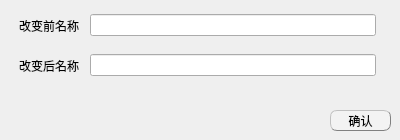
<?xml version="1.0" encoding="UTF-8"?>
<ui version="4.0">
 <class>ChangeDptDialog</class>
 <widget class="QWidget" name="ChangeDptDialog">
  <property name="geometry">
   <rect>
    <x>0</x>
    <y>0</y>
    <width>400</width>
    <height>140</height>
   </rect>
  </property>
  <property name="windowTitle">
   <string>Form</string>
  </property>
  <widget class="QPushButton" name="saveBtn">
   <property name="geometry">
    <rect>
     <x>330</x>
     <y>110</y>
     <width>61</width>
     <height>21</height>
    </rect>
   </property>
   <property name="styleSheet">
    <string notr="true">QPushButton{background-color: rgb(243, 243, 243);border:0.5px groove gray;border-radius:7px;padding:2px 4px;border-style: outset;}
QPushButton:hover{background-color:rgb(229, 241, 251); color: black;}
QPushButton:pressed{background-color:rgb(191, 190, 192);border-style: inset;}</string>
   </property>
   <property name="text">
    <string>确认</string>
   </property>
  </widget>
  <widget class="QWidget" name="layoutWidget">
   <property name="geometry">
    <rect>
     <x>10</x>
     <y>10</y>
     <width>381</width>
     <height>31</height>
    </rect>
   </property>
   <layout class="QHBoxLayout" name="horizontalLayout_8">
    <item>
     <spacer name="horizontalSpacer">
      <property name="orientation">
       <enum>Qt::Horizontal</enum>
      </property>
      <property name="sizeType">
       <enum>QSizePolicy::Fixed</enum>
      </property>
      <property name="sizeHint" stdset="0">
       <size>
        <width>9</width>
        <height>20</height>
       </size>
      </property>
     </spacer>
    </item>
    <item>
     <widget class="QLabel" name="label_4">
      <property name="text">
       <string>改变前名称</string>
      </property>
     </widget>
    </item>
    <item>
     <spacer name="leftHorizontalSpacer">
      <property name="orientation">
       <enum>Qt::Horizontal</enum>
      </property>
      <property name="sizeType">
       <enum>QSizePolicy::Fixed</enum>
      </property>
      <property name="sizeHint" stdset="0">
       <size>
        <width>5</width>
        <height>20</height>
       </size>
      </property>
     </spacer>
    </item>
    <item>
     <widget class="QLineEdit" name="beforeNameLabel"/>
    </item>
    <item>
     <spacer name="rightHorizontalSpacer">
      <property name="orientation">
       <enum>Qt::Horizontal</enum>
      </property>
      <property name="sizeType">
       <enum>QSizePolicy::Fixed</enum>
      </property>
      <property name="sizeHint" stdset="0">
       <size>
        <width>15</width>
        <height>20</height>
       </size>
      </property>
     </spacer>
    </item>
   </layout>
  </widget>
  <widget class="QWidget" name="layoutWidget_2">
   <property name="geometry">
    <rect>
     <x>10</x>
     <y>50</y>
     <width>381</width>
     <height>31</height>
    </rect>
   </property>
   <layout class="QHBoxLayout" name="horizontalLayout_9">
    <item>
     <spacer name="horizontalSpacer_2">
      <property name="orientation">
       <enum>Qt::Horizontal</enum>
      </property>
      <property name="sizeType">
       <enum>QSizePolicy::Fixed</enum>
      </property>
      <property name="sizeHint" stdset="0">
       <size>
        <width>9</width>
        <height>20</height>
       </size>
      </property>
     </spacer>
    </item>
    <item>
     <widget class="QLabel" name="label_5">
      <property name="text">
       <string>改变后名称</string>
      </property>
     </widget>
    </item>
    <item>
     <spacer name="leftHorizontalSpacer_2">
      <property name="orientation">
       <enum>Qt::Horizontal</enum>
      </property>
      <property name="sizeType">
       <enum>QSizePolicy::Fixed</enum>
      </property>
      <property name="sizeHint" stdset="0">
       <size>
        <width>5</width>
        <height>20</height>
       </size>
      </property>
     </spacer>
    </item>
    <item>
     <widget class="QLineEdit" name="afterNameLabel"/>
    </item>
    <item>
     <spacer name="rightHorizontalSpacer_2">
      <property name="orientation">
       <enum>Qt::Horizontal</enum>
      </property>
      <property name="sizeType">
       <enum>QSizePolicy::Fixed</enum>
      </property>
      <property name="sizeHint" stdset="0">
       <size>
        <width>15</width>
        <height>20</height>
       </size>
      </property>
     </spacer>
    </item>
   </layout>
  </widget>
  <widget class="QLabel" name="hintLabel">
   <property name="geometry">
    <rect>
     <x>10</x>
     <y>90</y>
     <width>381</width>
     <height>21</height>
    </rect>
   </property>
   <property name="text">
    <string/>
   </property>
   <property name="alignment">
    <set>Qt::AlignCenter</set>
   </property>
  </widget>
 </widget>
 <resources/>
 <connections/>
</ui>
